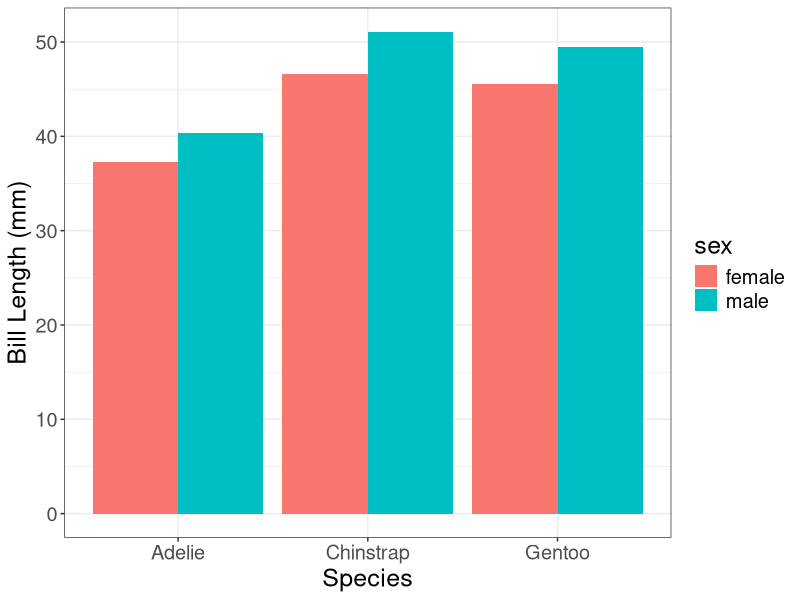

Generate this figure with R:
## ---- chunk 1
#| label: tbl-palmerpenguins-dataset
#| tbl-cap: "Palmer Penguins Dataset"
#| message: false
#| warning: false
library(tidyverse)
library(palmerpenguins)

head(penguins)
## ---- chunk 2
#| label: tbl-penguin-bill-length
#| tbl-cap: "Bill length of penguins by species (Table)."
#| message: false
#| warning: false
modified_penguins <- penguins
modified_penguins <- drop_na(modified_penguins, sex)
modified_penguins <- modified_penguins |>
  group_by(species, sex) |>
  summarise(bill_length_mm = mean(bill_length_mm))

modified_penguins

## ---- chunk 3
#| label: fig-penguin-bill-length
#| fig-cap: "Bill length of penguins by species (Chart)."
#| message: false
#| warning: false
modified_penguins_plot <- ggplot(data = modified_penguins, mapping = aes  (x = species,
    y = bill_length_mm,
    fill = sex)) +
    geom_col(position='dodge') +
    xlab("Species") +
    ylab("Bill Length (mm)") +
    theme_bw() +
    theme(text = element_text(size = 18))
modified_penguins_plot
